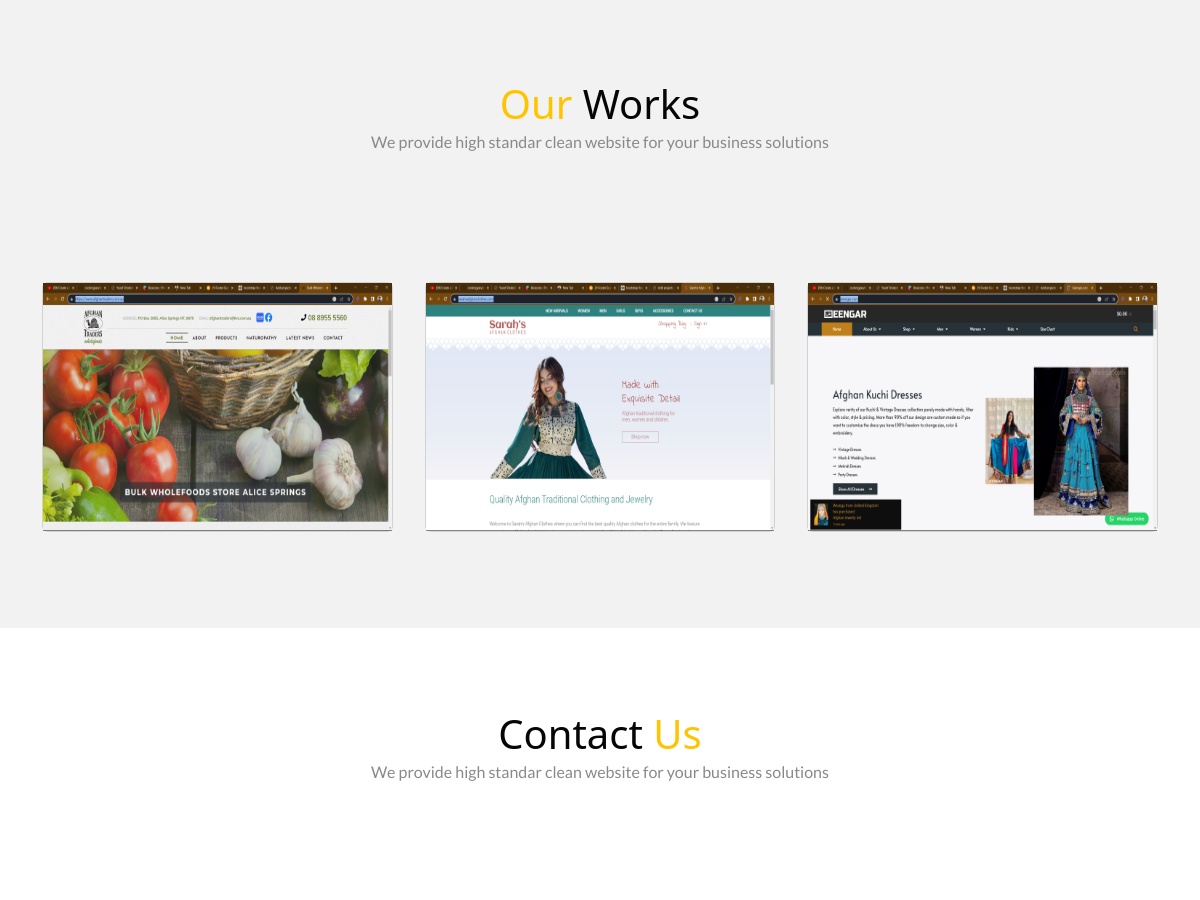
Before: / (middle part) with the older database file.
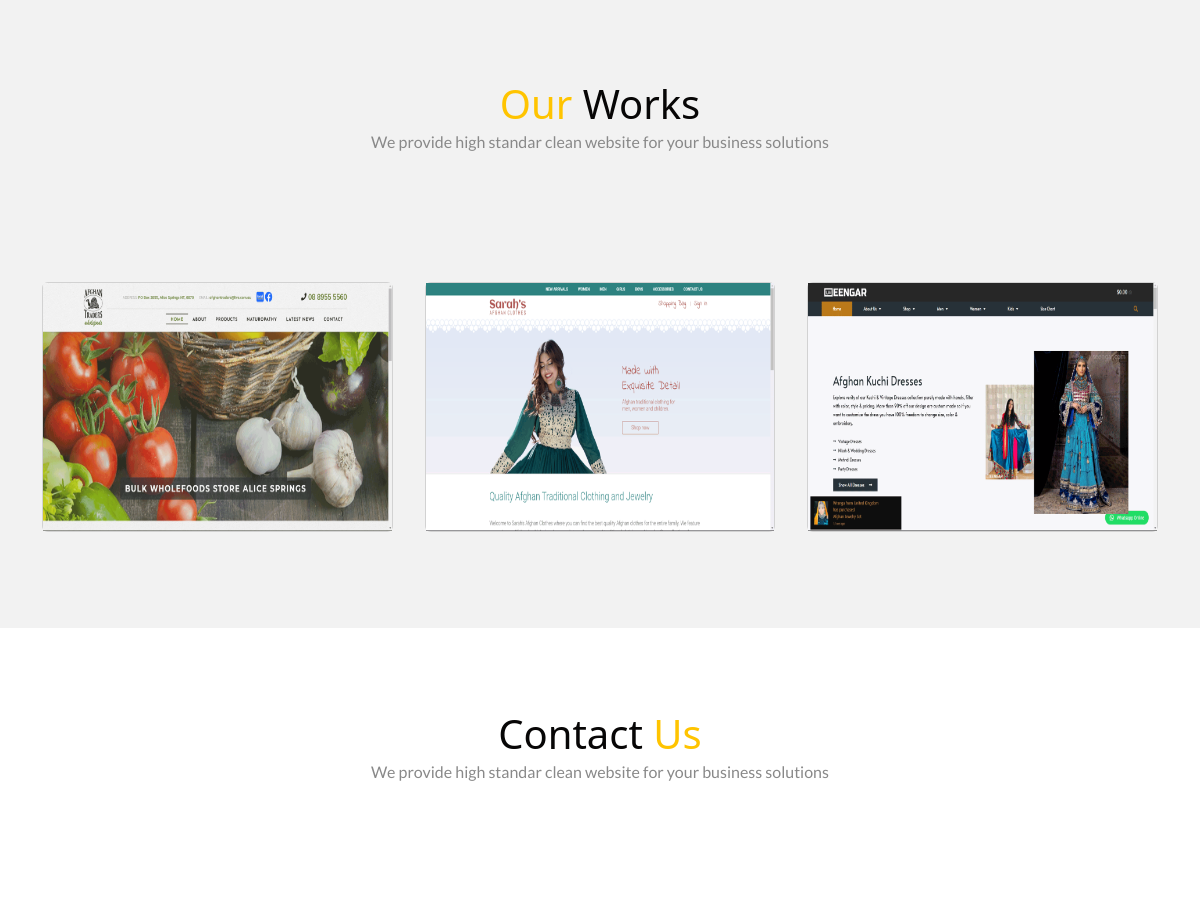
After: the same page with the newer database file.
### main/models.py (models this page shows)
class projects(models.Model):
  link = models.CharField(max_length=255)
  image_property = models.FileField(upload_to='members',max_length=255,null=True,blank=True,default=None)
  catagory = models.CharField(max_length=255,null=True,blank=True)
  name=models.CharField(max_length=255,null=True,blank=True)

### main/views.py (the view)
# urls.py: path('', views.home, name="home"),
def home(request):
  project=projects.objects.all()
  data={
    'projects':project
  }
  return render(request,"index.html",data)

### main/templates/index.html (shortened to what this page needs)
{% load static %}
<!DOCTYPE html>
<html lang="en">
<head>
    <link rel="stylesheet" type="text/css" href="https://cdn.jsdelivr.net/npm/slick-carousel@1.8.1/slick/slick.css" />
    <link rel="stylesheet" href="{% static 'style.css' %}" />
    <link rel="stylesheet" href="{% static 'utilities.css' %}" />
    <link href='https://unpkg.com/boxicons@2.1.4/css/boxicons.min.css' rel='stylesheet'></head>
    <link href="https://cdn.jsdelivr.net/npm/bootstrap@5.3.2/dist/css/bootstrap.min.css" rel="stylesheet">
<body>
    <div class="site-main-wrapper">
        <section id="work" class="work">
            <div class="container">
                <h1 class="section-heading"><span>Our</span> Works</h1>
                <p>We provide high standar clean website for your business solutions</p>
                <div class="card-wrapper">
                    {% for x in projects %}
                    <div class="card">
                        <a href="{{x.link}}">
                        <img src="/media/{{ x.image_property }}" alt="">
                    </a>
                    </div>
                    {% endfor %}
                </div>
            </div>
        </section>
        <section class="contact" id="contact">
            <div class="container">
                <h1 class="section-heading">Contact <span>Us</span></h1>
                <p>We provide high standar clean website for your business solutions</p>
            </div>
        </section>
    </div>
</body>
</html>

### static/style.css (style rules this page uses)
:root { --primary:#ffc400; --dark:#161616; --pure:#FFFFFF; --ternary:#898989; --light:#F2F2F2; --secondary:#070606; }
body { font-family:'Poppins',sans-serif; }
html { scroll-behavior: smooth; }
* { padding: 0; margin:0; box-sizing: border-box; -webkit-font-smoothing:antialiased; }
.container { max-width:1152px; padding:0 15px; margin:0 auto; }
@media (min-width: 576px) { .container { max-width: 540px; } }
@media (min-width: 768px) { .container { max-width: 720px; } }
@media (min-width: 992px) { .container { max-width: 960px; } }
@media (min-width: 1200px) { .container { max-width: 1152px; } }
section { padding:6rem 0; }
.section-heading { color:var(--secondary); text-align: center; margin-bottom:1rem; line-height: 0.5; }
.section-heading span { color:var(--primary); }
.section-heading + p { color:var(--ternary); font-family:'Lato', sans-serif; margin-bottom:8rem; text-align: center; }
section.work { background:var(--light); }
section.work .card-wrapper { display:grid; grid-template-columns:repeat(3,1fr); grid-gap:2rem; }
section.work .card-wrapper .card { position:relative; height: 250px;; }
section.work .card-wrapper .card .overlay a { color:var(--secondary); text-decoration: none; }
section.work .card-wrapper .card img { height:100%; width:100%; }
.site-main-wrapper { position:relative; }

Changed rows visible on the page:
changed projects (number 1 of 3 on the later page): image_property: a different picture
changed projects (number 2 of 3 on the later page): image_property: a different picture
changed projects (number 3 of 3 on the later page): image_property: a different picture
